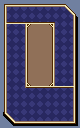

Below is a game level as drawn by its tile map, then a one-line description and the .tmx file that defines it, in full:
An orthogonal 10x16 tile map with 8x8 px tiles, 1 tile layer (Tile Layer 1).

<map version="1.9" tiledversion="1.9.1" orientation="orthogonal" renderorder="right-down" width="10" height="16" tilewidth="8" tileheight="8" infinite="0" nextlayerid="2" nextobjectid="1">
 <tileset firstgid="1" name="BobMenuTiles" tilewidth="8" tileheight="8" tilecount="128" columns="16">
  <image source="../../Image/Png/BobMenuTiles.png" width="128" height="64" />
 </tileset>
 <layer id="1" name="Tile Layer 1" width="10" height="16">
  <data encoding="csv">
43,41,41,41,41,41,41,41,61,1,
42,2,2,2,2,2,2,2,7,62,
57,54,54,54,54,54,2147483701,2,2,2147483716,
42,2,2,55,47,47,2147483703,2,2,2147483714,
42,2,2,49,47,47,2147483697,2,2,2147483714,
42,2,2,49,47,47,2147483697,2,2,2147483714,
42,2,2,49,47,47,2147483697,2,2,2147483714,
42,2,2,49,47,47,2147483697,2,2,2147483714,
42,2,2,49,47,47,2147483697,2,2,2147483714,
42,2,2,49,47,47,2147483697,2,2,2147483714,
42,2,2,1073741876,1073741880,1073741880,3221225530,59,59,2147483708,
42,2,2,2,2,2,2,2,2,2147483714,
42,2,2,2,2,2,2,2,2,2147483714,
42,2,2,2,2,2,2,2,2,2147483714,
63,22,2,2,2,2,2,2,2,2147483714,
1,64,1073741889,1073741889,1073741889,1073741889,1073741889,1073741889,1073741889,3221225539
</data>
 </layer>
</map>
